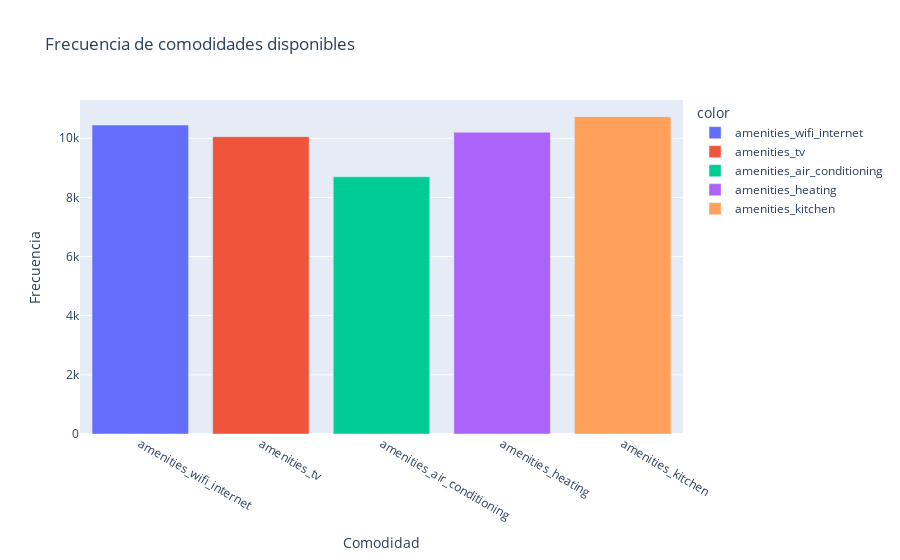

Notebook code cell kept with this figure:
### Code cell
# Contar la cantidad de veces que cada comodidad es True (por ejemplo, 1 significa que la comodidad está presente)
amenities_columns = ['amenities_wifi_internet', 'amenities_tv', 'amenities_air_conditioning', 'amenities_heating', 'amenities_kitchen']
amenities_count = df_property[amenities_columns].sum()

# Crear un gráfico de barras
fig = px.bar(
    x=amenities_count.index,
    y=amenities_count.values,
    labels={'x': 'Comodidad', 'y': 'Frecuencia'},
    title='Frecuencia de comodidades disponibles',
    color=amenities_count.index
)

# Mostrar el gráfico
fig.show()

### Figure 1 — Plotly figure (JSON) as saved in the notebook; plotly's stock layout.template omitted (floating-point values rounded to 4 significant figures)
{"data": [{"alignmentgroup": "True", "hovertemplate": "color=amenities_wifi_internet<br>Comodidad=%{x}<br>Frecuencia=%{y}<extra></extra>", "legendgroup": "amenities_wifi_internet", "marker": {"color": "#636efa", "pattern": {"shape": ""}}, "name": "amenities_wifi_internet", "offsetgroup": "amenities_wifi_internet", "orientation": "v", "showlegend": true, "textposition": "auto", "type": "bar", "x": ["amenities_wifi_internet"], "xaxis": "x", "y": [10447], "yaxis": "y"}, {"alignmentgroup": "True", "hovertemplate": "color=amenities_tv<br>Comodidad=%{x}<br>Frecuencia=%{y}<extra></extra>", "legendgroup": "amenities_tv", "marker": {"color": "#EF553B", "pattern": {"shape": ""}}, "name": "amenities_tv", "offsetgroup": "amenities_tv", "orientation": "v", "showlegend": true, "textposition": "auto", "type": "bar", "x": ["amenities_tv"], "xaxis": "x", "y": [10056], "yaxis": "y"}, {"alignmentgroup": "True", "hovertemplate": "color=amenities_air_conditioning<br>Comodidad=%{x}<br>Frecuencia=%{y}<extra></extra>", "legendgroup": "amenities_air_conditioning", "marker": {"color": "#00cc96", "pattern": {"shape": ""}}, "name": "amenities_air_conditioning", "offsetgroup": "amenities_air_conditioning", "orientation": "v", "showlegend": true, "textposition": "auto", "type": "bar", "x": ["amenities_air_conditioning"], "xaxis": "x", "y": [8698], "yaxis": "y"}, {"alignmentgroup": "True", "hovertemplate": "color=amenities_heating<br>Comodidad=%{x}<br>Frecuencia=%{y}<extra></extra>", "legendgroup": "amenities_heating", "marker": {"color": "#ab63fa", "pattern": {"shape": ""}}, "name": "amenities_heating", "offsetgroup": "amenities_heating", "orientation": "v", "showlegend": true, "textposition": "auto", "type": "bar", "x": ["amenities_heating"], "xaxis": "x", "y": [10206], "yaxis": "y"}, {"alignmentgroup": "True", "hovertemplate": "color=amenities_kitchen<br>Comodidad=%{x}<br>Frecuencia=%{y}<extra></extra>", "legendgroup": "amenities_kitchen", "marker": {"color": "#FFA15A", "pattern": {"shape": ""}}, "name": "amenities_kitchen", "offsetgroup": "amenities_kitchen", "orientation": "v", "showlegend": true, "textposition": "auto", "type": "bar", "x": ["amenities_kitchen"], "xaxis": "x", "y": [10730], "yaxis": "y"}], "layout": {"barmode": "relative", "legend": {"title": {"text": "color"}, "tracegroupgap": 0}, "title": {"text": "Frecuencia de comodidades disponibles"}, "xaxis": {"anchor": "y", "domain": [0, 1], "title": {"text": "Comodidad"}}, "yaxis": {"anchor": "x", "domain": [0, 1], "title": {"text": "Frecuencia"}}}}
